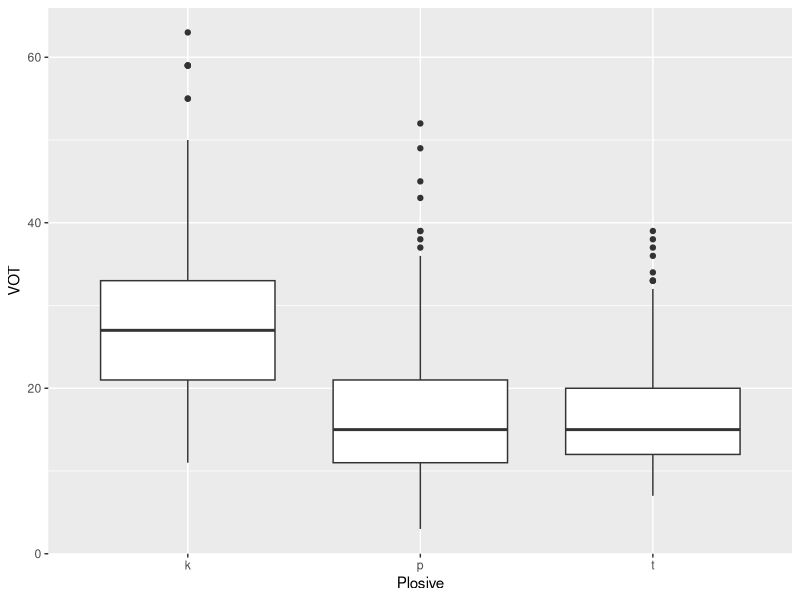

The R source for this figure:
## Load libraries 

library(tidyverse)
library(here)

## Load data 

vot_data = read.csv(here("data", "data_voto.csv"))

## check how many unique plosives there are in the data:

unique(vot_data$Plosive)

## I want to plot a box plot for VOT for each of the 6 plosives:

length(unique(vot_data$Participant))

voiceless_data = vot_data %>% 
  filter(Voicing == "voiceless")

# plot the data 
voiceless_data %>% 
  ggplot(aes(x = Plosive, y = VOT)) + geom_boxplot()


# What is the mean and sd of all 3 plosives?

voiceless_data %>% 
  group_by(Plosive) %>% 
  summarise(mean_vot = mean(VOT), sd_vot = sd(VOT))

# Run a t-test 

## tidy this data so that 1 persons mean is in one row 

t_test_data = voiceless_data %>% 
  group_by(Plosive, Participant) %>% 
  summarise(mean_vot = mean(VOT), sd_vot = sd(VOT))

## filter for K and P

k_data = t_test_data %>% 
  filter(Plosive == "k")

p_data = t_test_data %>% 
  filter(Plosive == "p")

## use filtered data for a t.test 
t.test(k_data$mean_vot, p_data$mean_vot)
